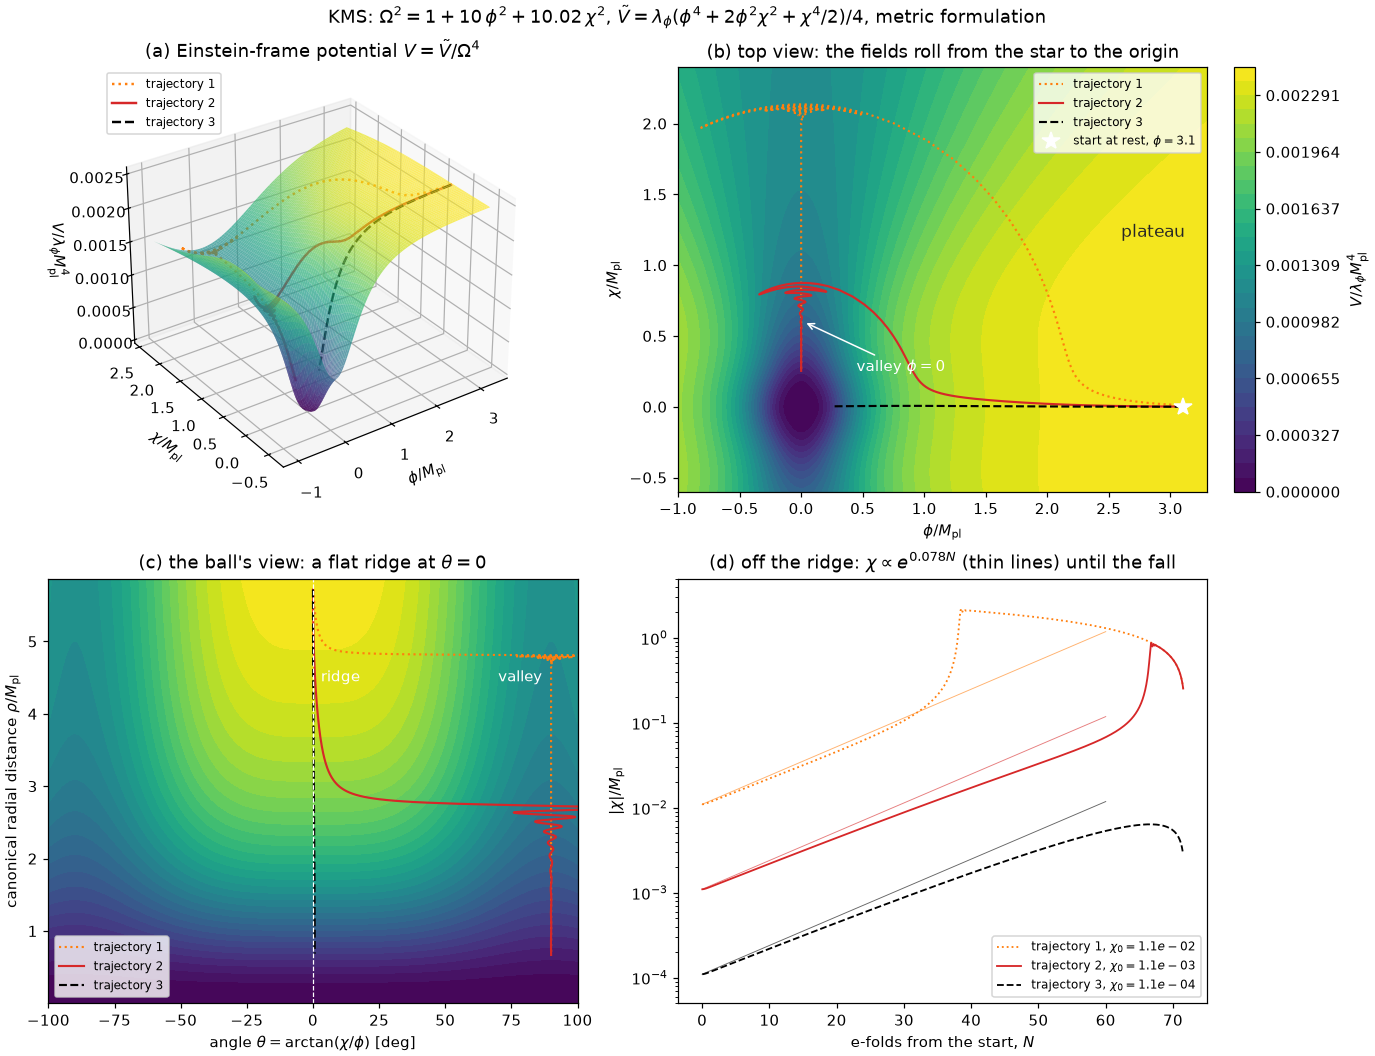

The Python source for this figure:
# /// script
# requires-python = ">=3.11"
# dependencies = [
#   "matplotlib>=3.10,<4",
#   "numpy>=2,<3",
# ]
# ///
"""The Einstein-frame potential of the KMS model with its three trajectories.

Run from the repository root:

    uv run notes/overview/kms_potential.py

It reads ``golden/kms_trajectories.csv`` and writes ``kms_potential.{pdf,png}``
next to this script.
"""

from pathlib import Path

import matplotlib

matplotlib.use("Agg")

import matplotlib.pyplot as plt
import numpy as np

XI_PHI, XI_CHI = 10.0, 10.02
LAMBDA_PHI = 1.0
LAMBDA_CHI, G = 0.5 * LAMBDA_PHI, 1.0 * LAMBDA_PHI
STYLES = {1: ("tab:orange", ":"), 2: ("tab:red", "-"), 3: ("black", "--")}
# Growth rate of chi on the ridge from the covariant tachyonic mass
# m^2 / H^2 = -0.24 of the potential at phi = 3.1 (curvature and gravity
# terms omitted): -3/2 + sqrt(9/4 + 0.24).
RIDGE_RATE = 0.078
HERE = Path(__file__).resolve().parent
ROOT = HERE.parent.parent


def potential(phi, chi):
    """V = V_J / Omega^4 in units of lambda_phi M_pl^4."""
    omega2 = 1.0 + XI_PHI * phi**2 + XI_CHI * chi**2
    jordan = LAMBDA_PHI * phi**4 / 4 + G * phi**2 * chi**2 / 2 + LAMBDA_CHI * chi**4 / 4
    return jordan / omega2**2


def canonical_radius(r):
    """rho(r) = int_0^r sqrt(G_rr) dr with G_rr = 1/Omega^2 + 6 xi^2 r^2/Omega^4, xi = xi_phi."""
    grid = np.linspace(0.0, max(float(np.max(r)), 1e-9), 4001)
    omega2 = 1.0 + XI_PHI * grid**2
    integrand = np.sqrt(1.0 / omega2 + 6.0 * XI_PHI**2 * grid**2 / omega2**2)
    rho = np.concatenate([[0.0], np.cumsum(0.5 * (integrand[1:] + integrand[:-1]) * np.diff(grid))])
    return np.interp(r, grid, rho)


def load_trajectories():
    # Two "# golden-..." lines precede the header row.
    data = np.genfromtxt(ROOT / "golden" / "kms_trajectories.csv", delimiter=",",
                         skip_header=2, names=True)
    return {i: data[data["trajectory"] == i] for i in STYLES}


def main() -> None:
    trajectories = load_trajectories()

    figure = plt.figure(figsize=(12.5, 9.6), constrained_layout=True)
    grid = figure.add_gridspec(2, 2)
    surface = figure.add_subplot(grid[0, 0], projection="3d")
    top = figure.add_subplot(grid[0, 1])
    ball = figure.add_subplot(grid[1, 0])
    growth = figure.add_subplot(grid[1, 1])

    # (a) The landscape in the field coordinates of the action.
    phi = np.linspace(-1.0, 3.3, 241)
    chi = np.linspace(-0.6, 2.4, 241)
    p, c = np.meshgrid(phi, chi)
    v = potential(p, c)
    surface.plot_surface(p, c, v, cmap="viridis", linewidth=0, antialiased=True,
                         alpha=0.7, rcount=120, ccount=120)
    for i, (color, style) in STYLES.items():
        rows = trajectories[i]
        surface.plot(rows["phi"], rows["chi"], potential(rows["phi"], rows["chi"]) + 1e-4,
                     style, color=color, linewidth=1.6, label=f"trajectory {i}")
    surface.set_xlabel(r"$\phi/M_{\rm pl}$")
    surface.set_ylabel(r"$\chi/M_{\rm pl}$")
    surface.set_zlabel(r"$V/\lambda_\phi M_{\rm pl}^4$", labelpad=8)
    surface.view_init(elev=30, azim=-125)
    surface.set_title(r"(a) Einstein-frame potential $V=\tilde V/\Omega^4$")
    surface.legend(fontsize=8, loc="upper left")

    # (b) Top view: a plateau at large field, a valley along phi = 0.
    levels = np.linspace(0.0, v.max(), 31)
    filled = top.contourf(p, c, v, levels=levels, cmap="viridis")
    figure.colorbar(filled, ax=top, label=r"$V/\lambda_\phi M_{\rm pl}^4$")
    for i, (color, style) in STYLES.items():
        rows = trajectories[i]
        top.plot(rows["phi"], rows["chi"], style, color=color, linewidth=1.4,
                 label=f"trajectory {i}")
    top.plot([3.1], [0.0], "w*", markersize=12, label=r"start at rest, $\phi=3.1$")
    top.annotate("plateau", xy=(2.6, 1.2), color="0.15", fontsize=11)
    top.annotate("valley $\\phi=0$", xy=(0.02, 0.6), xytext=(0.45, 0.25), color="white",
                 arrowprops={"arrowstyle": "->", "color": "white"})
    top.set_xlabel(r"$\phi/M_{\rm pl}$")
    top.set_ylabel(r"$\chi/M_{\rm pl}$")
    top.set_title("(b) top view: the fields roll from the star to the origin")
    top.legend(fontsize=8, loc="upper right")

    # (c) Coordinates in which field space is nearly flat: the angle and the
    # canonical radial distance. The ridge theta = 0 and the valleys
    # theta = +-90 deg are now visible as such.
    theta = np.radians(np.linspace(-100.0, 100.0, 401))
    radius = np.linspace(1e-3, 3.3, 400)
    t, r = np.meshgrid(theta, radius)
    vb = potential(r * np.cos(t), r * np.sin(t))
    rho = canonical_radius(r)
    filled = ball.contourf(np.degrees(t), rho, vb, levels=31, cmap="viridis")
    for i, (color, style) in STYLES.items():
        rows = trajectories[i]
        rr = np.hypot(rows["phi"], rows["chi"])
        tt = np.degrees(np.arctan2(rows["chi"], rows["phi"]))
        ball.plot(tt, canonical_radius(rr), style, color=color, linewidth=1.4,
                  label=f"trajectory {i}")
    ball.axvline(0.0, color="white", linewidth=0.8, linestyle="--")
    ball.text(3.0, 4.45, "ridge", color="white")
    ball.text(70.0, 4.45, "valley", color="white")
    ball.set_xlim(-100.0, 100.0)
    ball.set_xlabel(r"angle $\theta=\arctan(\chi/\phi)$ [deg]")
    ball.set_ylabel(r"canonical radial distance $\rho/M_{\rm pl}$")
    ball.set_title(r"(c) the ball's view: a flat ridge at $\theta=0$")
    ball.legend(fontsize=8, loc="lower left")

    # (d) chi grows at a constant rate per e-fold on the ridge: a tachyonic
    # mass across it.
    for i, (color, style) in STYLES.items():
        rows = trajectories[i]
        growth.semilogy(rows["e_folds"], np.abs(rows["chi"]), style, color=color,
                        linewidth=1.2, label=rf"trajectory {i}, $\chi_0={rows['chi0'][0]:.1e}$")
        n = np.linspace(0.0, 60.0, 2)
        growth.semilogy(n, rows["chi0"][0] * np.exp(RIDGE_RATE * n), color=color,
                        linewidth=0.6, alpha=0.6)
    growth.set_ylim(5e-5, 5.0)
    growth.set_xlabel("e-folds from the start, $N$")
    growth.set_ylabel(r"$|\chi|/M_{\rm pl}$")
    growth.set_title(r"(d) off the ridge: $\chi\propto e^{0.078N}$ (thin lines) until the fall")
    growth.legend(fontsize=8, loc="lower right")

    figure.suptitle(r"KMS: $\Omega^2=1+10\,\phi^2+10.02\,\chi^2$, "
                    r"$\tilde V=\lambda_\phi(\phi^4+2\phi^2\chi^2+\chi^4/2)/4$, metric formulation")
    figure.savefig(HERE / "kms_potential.pdf")
    figure.savefig(HERE / "kms_potential.png", dpi=110)


if __name__ == "__main__":
    main()
